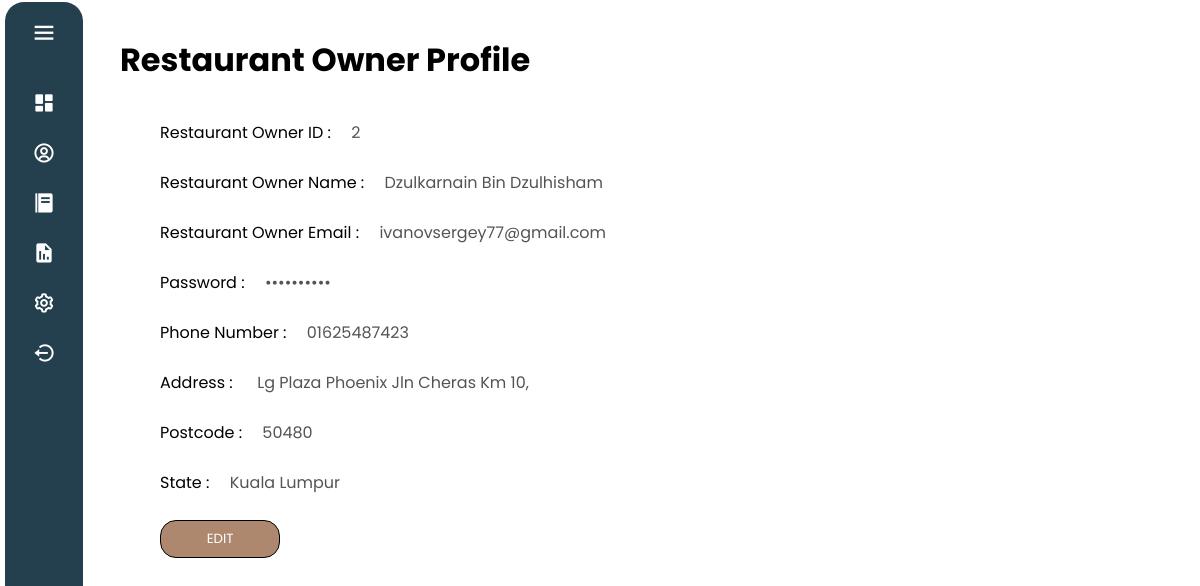
/OLD/RestaurantOwner/ROProfile.php (signed in), run on the app's committed database.
### tables this page shows
CREATE TABLE `RestaurantOwner`(
    `RO_ID` INT AUTO_INCREMENT,
    `RO_Name` VARCHAR(100),
    `RO_Password` VARCHAR(10),
    `RO_Email` VARCHAR(50),
    `RO_PhoneNum` VARCHAR(12),
    `RO_Address` VARCHAR(100),
    `RO_Poscode` VARCHAR(6),
    `RO_State` VARCHAR(50),
    PRIMARY KEY (`RO_ID`)
);

### OLD/RestaurantOwner/ROProfile.php (the view, shortened to what this page needs)
<?php
    include_once 'C:\xampp\htdocs\Foody\Database\db.php';
?>
<!DOCTYPE html>
<html lang="en">
<head>
    <link rel="stylesheet" href="CSS/ROProfile.css"/>
</head>
<body>
    <?php include "./Navigationbar.php" ?>
    <h1>Restaurant Owner Profile</h1>
    <form action="" method="post">
        <?php
            $query = "SELECT * FROM restaurantowner WHERE RO_ID = '{$_SESSION["RO_login"]}' ";
            $result = mysqli_query($con, $query);
            if(mysqli_num_rows($result) > 0){
                while($row = mysqli_fetch_assoc($result)){
        ?>
        <div class="ROProfile">
                <div class="inputBox">
                    <span class="details">Restaurant Owner ID :</span>
                    <input type="tezt" id="RO_id" name="RO_id" value="<?php echo $row['RO_ID'] ?>" disabled required><br><br>
                </div>
                <div class="inputBox">
                    <span class="details">Restaurant Owner Name :</span>
                    <input type="text" id="RO_Name" name="RO_Name" value="<?php echo $row['RO_Name'] ?>" disabled required><br><br>
                </div>
                <div class="inputBox">
                    <span class="details">Restaurant Owner Email :</span>
                    <input type="email" id="RO_Email" name="RO_Email" value="<?php echo $row['RO_Email'] ?>" disabled required><br><br>
                </div>
                <div class="inputBox">
                    <span class="details">Password :</span>
                    <input type="password" id="RO_pass" name="RO_pass" value="<?php echo $row['RO_Password'] ?>" disabled required><br><br>
                </div>
                <div class="inputBox">
                    <span class="details">Phone Number :</span>
                    <input type="text" id="RO_Phonenum" name="RO_Phonenum" value="<?php echo $row['RO_PhoneNum'] ?>" disabled required><br><br>
                </div>
                <div class="inputBox">
                    <span class="details">Address :</span>
                    <input type="text" id="RO_Address" name="RO_Address" value="<?php echo $row['RO_Address'] ?>" disabled required><br><br>
                </div>
                <div class="inputBox">
                    <span class="details">Postcode :</span>
                    <input type="text" id="RO_Postcode" name="RO_Postcode" value="<?php echo $row['RO_Poscode'] ?>" disabled required><br><br>
                </div>
                <div class="inputBox">
                    <span class="details">State :</span>
                    <input type="text" id="RO_State" name="RO_State" value="<?php echo $row['RO_State'] ?>" disabled required><br><br>
                </div>
        </div>
        <?php
                }
            }
        ?>
    </form>
    <a href="UpdateROProfile.php"><button type="submit" name="send" value="Edit" class="button">Edit</button></a>
</body>
</html>

### OLD/RestaurantOwner/CSS/ROProfile.css (style rules this page uses)
* { margin: 0; padding: 0; }
h1 { margin-left: 10%; margin-top: 3%; }
form { margin-top: 3%; }
form .ROProfile .inputBox { padding-left: 10rem; }
.ROProfile .inputBox .details { margin-bottom: 5px; }
.ROProfile .inputBox input { padding-left: 1rem; font-size: 16px; width: 50%; background: transparent; border: none; }
button { margin-left:10rem; padding: 0.5rem; }
button { height: 100%; width: 10%; border: 1px solid black; border-radius: 1rem; color: white; background: #AD886E; text-transform: uppercase; }

### OLD/RestaurantOwner/CSS/Navigation.css (style rules this page uses)
* { margin:0; padding:0; box-sizing: border-box; font-family: 'Poppins',sans-serif; }
body { position: relative; min-height: 100vh; width: 100%; overflow: hidden; }

### data on the page
restaurantowner: RO_id "2", RO_Name "Dzulkarnain Bin Dzulhisham", RO_Email "ivanovsergey77@gmail.com", RO_Phonenum "01625487423", RO_Address "Lg Plaza Phoenix Jln Cheras Km 10,", RO_Postcode "50480", RO_State "Kuala Lumpur"
